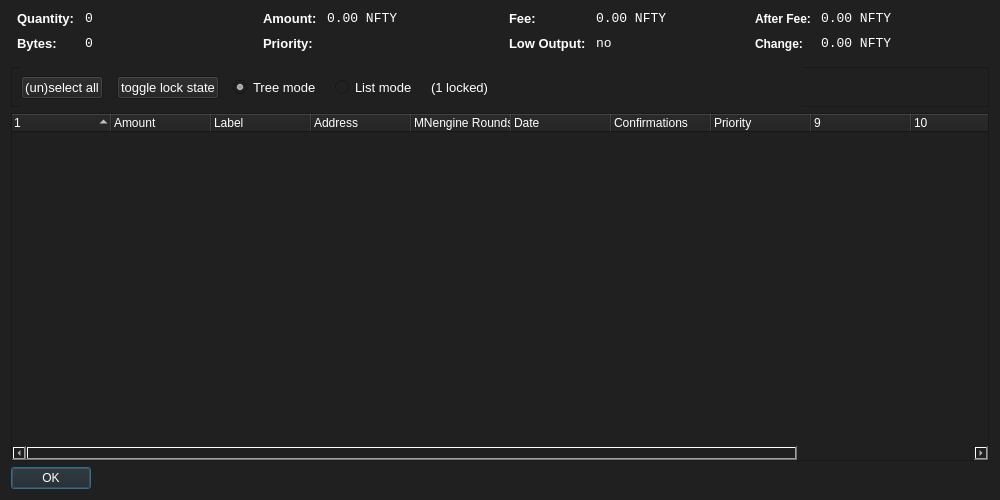
<?xml version="1.0" encoding="UTF-8"?>
<ui version="4.0">
 <class>CoinControlDialog</class>
 <widget class="QDialog" name="CoinControlDialog">
  <property name="geometry">
   <rect>
    <x>0</x>
    <y>0</y>
    <width>1000</width>
    <height>500</height>
   </rect>
  </property>
  <property name="windowTitle">
   <string>Coin Control</string>
  </property>
  <property name="styleSheet">
   <string notr="true">background-color: rgb(32, 32, 32);
color: rgb(255, 255, 255);</string>
  </property>
  <layout class="QVBoxLayout" name="verticalLayout">
   <item>
    <layout class="QHBoxLayout" name="horizontalLayoutTop" stretch="0,0,0,0">
     <property name="topMargin">
      <number>0</number>
     </property>
     <property name="bottomMargin">
      <number>10</number>
     </property>
     <item>
      <layout class="QFormLayout" name="formLayoutCoinControl1">
       <property name="horizontalSpacing">
        <number>10</number>
       </property>
       <property name="verticalSpacing">
        <number>10</number>
       </property>
       <property name="leftMargin">
        <number>6</number>
       </property>
       <property name="rightMargin">
        <number>6</number>
       </property>
       <item row="0" column="0">
        <widget class="QLabel" name="labelCoinControlQuantityText">
         <property name="font">
          <font>
           <pointsize>10</pointsize>
           <weight>75</weight>
           <bold>true</bold>
          </font>
         </property>
         <property name="styleSheet">
          <string notr="true">font-weight:bold;</string>
         </property>
         <property name="text">
          <string>Quantity:</string>
         </property>
        </widget>
       </item>
       <item row="0" column="1">
        <widget class="QLabel" name="labelCoinControlQuantity">
         <property name="font">
          <font>
           <family>Monospace</family>
           <pointsize>10</pointsize>
          </font>
         </property>
         <property name="cursor">
          <cursorShape>IBeamCursor</cursorShape>
         </property>
         <property name="contextMenuPolicy">
          <enum>Qt::ActionsContextMenu</enum>
         </property>
         <property name="text">
          <string notr="true">0</string>
         </property>
         <property name="textInteractionFlags">
          <set>Qt::LinksAccessibleByMouse|Qt::TextSelectableByKeyboard|Qt::TextSelectableByMouse</set>
         </property>
        </widget>
       </item>
       <item row="1" column="0">
        <widget class="QLabel" name="labelCoinControlBytesText">
         <property name="font">
          <font>
           <pointsize>10</pointsize>
           <weight>75</weight>
           <bold>true</bold>
          </font>
         </property>
         <property name="styleSheet">
          <string notr="true">font-weight:bold;</string>
         </property>
         <property name="text">
          <string>Bytes:</string>
         </property>
        </widget>
       </item>
       <item row="1" column="1">
        <widget class="QLabel" name="labelCoinControlBytes">
         <property name="font">
          <font>
           <family>Monospace</family>
           <pointsize>10</pointsize>
          </font>
         </property>
         <property name="cursor">
          <cursorShape>IBeamCursor</cursorShape>
         </property>
         <property name="contextMenuPolicy">
          <enum>Qt::ActionsContextMenu</enum>
         </property>
         <property name="text">
          <string notr="true">0</string>
         </property>
         <property name="textInteractionFlags">
          <set>Qt::LinksAccessibleByMouse|Qt::TextSelectableByKeyboard|Qt::TextSelectableByMouse</set>
         </property>
        </widget>
       </item>
      </layout>
     </item>
     <item>
      <layout class="QFormLayout" name="formLayoutCoinControl2">
       <property name="horizontalSpacing">
        <number>10</number>
       </property>
       <property name="verticalSpacing">
        <number>10</number>
       </property>
       <property name="leftMargin">
        <number>6</number>
       </property>
       <property name="rightMargin">
        <number>6</number>
       </property>
       <item row="0" column="0">
        <widget class="QLabel" name="labelCoinControlAmountText">
         <property name="font">
          <font>
           <pointsize>10</pointsize>
           <weight>75</weight>
           <bold>true</bold>
          </font>
         </property>
         <property name="styleSheet">
          <string notr="true">font-weight:bold;</string>
         </property>
         <property name="text">
          <string>Amount:</string>
         </property>
        </widget>
       </item>
       <item row="0" column="1">
        <widget class="QLabel" name="labelCoinControlAmount">
         <property name="font">
          <font>
           <family>Monospace</family>
           <pointsize>10</pointsize>
          </font>
         </property>
         <property name="cursor">
          <cursorShape>IBeamCursor</cursorShape>
         </property>
         <property name="contextMenuPolicy">
          <enum>Qt::ActionsContextMenu</enum>
         </property>
         <property name="text">
          <string notr="true">0.00 NFTY</string>
         </property>
         <property name="textInteractionFlags">
          <set>Qt::LinksAccessibleByMouse|Qt::TextSelectableByKeyboard|Qt::TextSelectableByMouse</set>
         </property>
        </widget>
       </item>
       <item row="1" column="0">
        <widget class="QLabel" name="labelCoinControlPriorityText">
         <property name="font">
          <font>
           <pointsize>10</pointsize>
           <weight>75</weight>
           <bold>true</bold>
          </font>
         </property>
         <property name="styleSheet">
          <string notr="true">font-weight:bold;</string>
         </property>
         <property name="text">
          <string>Priority:</string>
         </property>
        </widget>
       </item>
       <item row="1" column="1">
        <widget class="QLabel" name="labelCoinControlPriority">
         <property name="font">
          <font>
           <family>Monospace</family>
           <pointsize>10</pointsize>
          </font>
         </property>
         <property name="cursor">
          <cursorShape>IBeamCursor</cursorShape>
         </property>
         <property name="contextMenuPolicy">
          <enum>Qt::ActionsContextMenu</enum>
         </property>
         <property name="text">
          <string/>
         </property>
         <property name="textInteractionFlags">
          <set>Qt::LinksAccessibleByMouse|Qt::TextSelectableByKeyboard|Qt::TextSelectableByMouse</set>
         </property>
        </widget>
       </item>
      </layout>
     </item>
     <item>
      <layout class="QFormLayout" name="formLayoutCoinControl3">
       <property name="horizontalSpacing">
        <number>10</number>
       </property>
       <property name="verticalSpacing">
        <number>10</number>
       </property>
       <property name="leftMargin">
        <number>6</number>
       </property>
       <property name="rightMargin">
        <number>6</number>
       </property>
       <item row="0" column="0">
        <widget class="QLabel" name="labelCoinControlFeeText">
         <property name="font">
          <font>
           <pointsize>10</pointsize>
           <weight>75</weight>
           <bold>true</bold>
          </font>
         </property>
         <property name="styleSheet">
          <string notr="true">font-weight:bold;</string>
         </property>
         <property name="text">
          <string>Fee:</string>
         </property>
        </widget>
       </item>
       <item row="0" column="1">
        <widget class="QLabel" name="labelCoinControlFee">
         <property name="font">
          <font>
           <family>Monospace</family>
           <pointsize>10</pointsize>
          </font>
         </property>
         <property name="cursor">
          <cursorShape>IBeamCursor</cursorShape>
         </property>
         <property name="contextMenuPolicy">
          <enum>Qt::ActionsContextMenu</enum>
         </property>
         <property name="text">
          <string notr="true">0.00 NFTY</string>
         </property>
         <property name="textInteractionFlags">
          <set>Qt::LinksAccessibleByMouse|Qt::TextSelectableByKeyboard|Qt::TextSelectableByMouse</set>
         </property>
        </widget>
       </item>
       <item row="1" column="0">
        <widget class="QLabel" name="labelCoinControlLowOutputText">
         <property name="enabled">
          <bool>false</bool>
         </property>
         <property name="font">
          <font>
           <pointsize>10</pointsize>
           <weight>75</weight>
           <bold>true</bold>
          </font>
         </property>
         <property name="styleSheet">
          <string notr="true">font-weight:bold;</string>
         </property>
         <property name="text">
          <string>Low Output:</string>
         </property>
        </widget>
       </item>
       <item row="1" column="1">
        <widget class="QLabel" name="labelCoinControlLowOutput">
         <property name="enabled">
          <bool>false</bool>
         </property>
         <property name="font">
          <font>
           <family>Monospace</family>
           <pointsize>10</pointsize>
          </font>
         </property>
         <property name="cursor">
          <cursorShape>IBeamCursor</cursorShape>
         </property>
         <property name="contextMenuPolicy">
          <enum>Qt::ActionsContextMenu</enum>
         </property>
         <property name="text">
          <string notr="true">no</string>
         </property>
         <property name="textInteractionFlags">
          <set>Qt::LinksAccessibleByMouse|Qt::TextSelectableByKeyboard|Qt::TextSelectableByMouse</set>
         </property>
        </widget>
       </item>
      </layout>
     </item>
     <item>
      <layout class="QFormLayout" name="formLayoutCoinControl4">
       <property name="horizontalSpacing">
        <number>10</number>
       </property>
       <property name="verticalSpacing">
        <number>10</number>
       </property>
       <property name="leftMargin">
        <number>6</number>
       </property>
       <property name="rightMargin">
        <number>6</number>
       </property>
       <item row="0" column="0">
        <widget class="QLabel" name="labelCoinControlAfterFeeText">
         <property name="styleSheet">
          <string notr="true">font-weight:bold;</string>
         </property>
         <property name="text">
          <string>After Fee:</string>
         </property>
        </widget>
       </item>
       <item row="0" column="1">
        <widget class="QLabel" name="labelCoinControlAfterFee">
         <property name="font">
          <font>
           <family>Monospace</family>
           <pointsize>10</pointsize>
          </font>
         </property>
         <property name="cursor">
          <cursorShape>IBeamCursor</cursorShape>
         </property>
         <property name="contextMenuPolicy">
          <enum>Qt::ActionsContextMenu</enum>
         </property>
         <property name="text">
          <string notr="true">0.00 NFTY</string>
         </property>
         <property name="textInteractionFlags">
          <set>Qt::LinksAccessibleByMouse|Qt::TextSelectableByKeyboard|Qt::TextSelectableByMouse</set>
         </property>
        </widget>
       </item>
       <item row="1" column="0">
        <widget class="QLabel" name="labelCoinControlChangeText">
         <property name="enabled">
          <bool>false</bool>
         </property>
         <property name="styleSheet">
          <string notr="true">font-weight:bold;</string>
         </property>
         <property name="text">
          <string>Change:</string>
         </property>
        </widget>
       </item>
       <item row="1" column="1">
        <widget class="QLabel" name="labelCoinControlChange">
         <property name="enabled">
          <bool>false</bool>
         </property>
         <property name="font">
          <font>
           <family>Monospace</family>
           <pointsize>10</pointsize>
          </font>
         </property>
         <property name="cursor">
          <cursorShape>IBeamCursor</cursorShape>
         </property>
         <property name="contextMenuPolicy">
          <enum>Qt::ActionsContextMenu</enum>
         </property>
         <property name="text">
          <string notr="true">0.00 NFTY</string>
         </property>
         <property name="textInteractionFlags">
          <set>Qt::LinksAccessibleByMouse|Qt::TextSelectableByKeyboard|Qt::TextSelectableByMouse</set>
         </property>
        </widget>
       </item>
      </layout>
     </item>
    </layout>
   </item>
   <item>
    <widget class="QFrame" name="frame">
     <property name="minimumSize">
      <size>
       <width>0</width>
       <height>40</height>
      </size>
     </property>
     <property name="frameShape">
      <enum>QFrame::StyledPanel</enum>
     </property>
     <property name="frameShadow">
      <enum>QFrame::Sunken</enum>
     </property>
     <widget class="QWidget" name="horizontalLayoutWidget">
      <property name="geometry">
       <rect>
        <x>10</x>
        <y>0</y>
        <width>781</width>
        <height>41</height>
       </rect>
      </property>
      <layout class="QHBoxLayout" name="horizontalLayoutPanel" stretch="0,0,0,0,0,0">
       <property name="spacing">
        <number>14</number>
       </property>
       <item>
        <widget class="QPushButton" name="pushButtonSelectAll">
         <property name="sizePolicy">
          <sizepolicy hsizetype="Maximum" vsizetype="Fixed">
           <horstretch>0</horstretch>
           <verstretch>0</verstretch>
          </sizepolicy>
         </property>
         <property name="font">
          <font>
           <pointsize>10</pointsize>
          </font>
         </property>
         <property name="text">
          <string>(un)select all</string>
         </property>
        </widget>
       </item>
       <item>
        <widget class="QPushButton" name="pushButtonToggleLock">
         <property name="sizePolicy">
          <sizepolicy hsizetype="Maximum" vsizetype="Fixed">
           <horstretch>0</horstretch>
           <verstretch>0</verstretch>
          </sizepolicy>
         </property>
         <property name="font">
          <font>
           <pointsize>10</pointsize>
          </font>
         </property>
         <property name="text">
          <string>toggle lock state</string>
         </property>
         <property name="autoDefault">
          <bool>false</bool>
         </property>
        </widget>
       </item>
       <item>
        <widget class="QRadioButton" name="radioTreeMode">
         <property name="sizePolicy">
          <sizepolicy hsizetype="Maximum" vsizetype="Fixed">
           <horstretch>0</horstretch>
           <verstretch>0</verstretch>
          </sizepolicy>
         </property>
         <property name="font">
          <font>
           <pointsize>10</pointsize>
          </font>
         </property>
         <property name="text">
          <string>Tree mode</string>
         </property>
         <property name="checked">
          <bool>true</bool>
         </property>
        </widget>
       </item>
       <item>
        <widget class="QRadioButton" name="radioListMode">
         <property name="sizePolicy">
          <sizepolicy hsizetype="Maximum" vsizetype="Fixed">
           <horstretch>0</horstretch>
           <verstretch>0</verstretch>
          </sizepolicy>
         </property>
         <property name="font">
          <font>
           <pointsize>10</pointsize>
          </font>
         </property>
         <property name="text">
          <string>List mode</string>
         </property>
        </widget>
       </item>
       <item>
        <widget class="QLabel" name="labelLocked">
         <property name="font">
          <font>
           <pointsize>10</pointsize>
          </font>
         </property>
         <property name="text">
          <string>(1 locked)</string>
         </property>
        </widget>
       </item>
       <item>
        <spacer name="horizontalSpacer">
         <property name="orientation">
          <enum>Qt::Horizontal</enum>
         </property>
         <property name="sizeHint" stdset="0">
          <size>
           <width>40</width>
           <height>20</height>
          </size>
         </property>
        </spacer>
       </item>
      </layout>
     </widget>
    </widget>
   </item>
   <item>
    <widget class="CoinControlTreeWidget" name="treeWidget">
     <property name="font">
      <font>
       <pointsize>10</pointsize>
      </font>
     </property>
     <property name="contextMenuPolicy">
      <enum>Qt::CustomContextMenu</enum>
     </property>
     <property name="sortingEnabled">
      <bool>false</bool>
     </property>
     <property name="columnCount">
      <number>12</number>
     </property>
     <attribute name="headerShowSortIndicator" stdset="0">
      <bool>true</bool>
     </attribute>
     <attribute name="headerStretchLastSection">
      <bool>false</bool>
     </attribute>
     <column>
      <property name="text">
       <string/>
      </property>
     </column>
     <column>
      <property name="text">
       <string>Amount</string>
      </property>
     </column>
     <column>
      <property name="text">
       <string>Label</string>
      </property>
     </column>
     <column>
      <property name="text">
       <string>Address</string>
      </property>
     </column>
     <column>
      <property name="text">
       <string>MNengine Rounds</string>
      </property>
     </column>
     <column>
      <property name="text">
       <string>Date</string>
      </property>
     </column>
     <column>
      <property name="text">
       <string>Confirmations</string>
      </property>
      <property name="toolTip">
       <string>Confirmed</string>
      </property>
     </column>
     <column>
      <property name="text">
       <string>Priority</string>
      </property>
     </column>
     <column>
      <property name="text">
       <string/>
      </property>
     </column>
     <column>
      <property name="text">
       <string/>
      </property>
     </column>
     <column>
      <property name="text">
       <string/>
      </property>
     </column>
     <column>
      <property name="text">
       <string/>
      </property>
     </column>
    </widget>
   </item>
   <item>
    <widget class="QDialogButtonBox" name="buttonBox">
     <property name="sizePolicy">
      <sizepolicy hsizetype="Maximum" vsizetype="Fixed">
       <horstretch>0</horstretch>
       <verstretch>0</verstretch>
      </sizepolicy>
     </property>
     <property name="font">
      <font>
       <pointsize>10</pointsize>
      </font>
     </property>
     <property name="orientation">
      <enum>Qt::Horizontal</enum>
     </property>
     <property name="standardButtons">
      <set>QDialogButtonBox::Ok</set>
     </property>
    </widget>
   </item>
  </layout>
 </widget>
 <customwidgets>
  <customwidget>
   <class>CoinControlTreeWidget</class>
   <extends>QTreeWidget</extends>
   <header>coincontroltreewidget.h</header>
  </customwidget>
 </customwidgets>
 <resources/>
 <connections/>
</ui>
